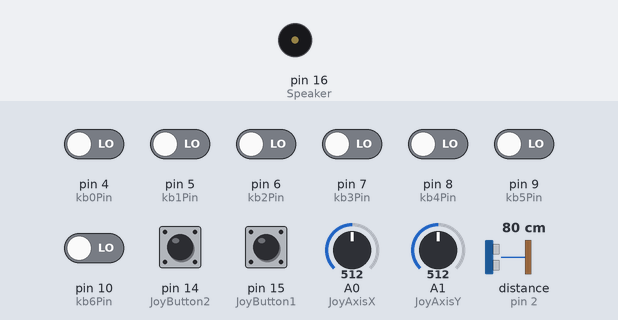
Bench run of a sketch on a simulated SparkFun Pro Micro, built with avr-gcc and run on an emulated ATmega32U4. Parts: buzzer (waves = sounding). Wiring (inferred from the names in the program): range finder with pulse-width output: data pin 2. Inputs (shaded band) come from the test bench; at power-on: pin 14 (JoyButton2), pin 15 (JoyButton1) HIGH, pin 4 (kb0Pin), pin 5 (kb1Pin), pin 6 (kb2Pin), pin 7 (kb3Pin), pin 8 (kb4Pin), pin 9 (kb5Pin), pin 10 (kb6Pin) LOW, A0 (JoyAxisX) = 512, A1 (JoyAxisY) = 512, distance to the obstacle (sensor on pin 2) 80 cm. USB keyboard and mouse output is not drawn.

Above: at 1.2 s.
1.3 s: pin 4 (kb0Pin) driven HIGH
At 2.3 s:
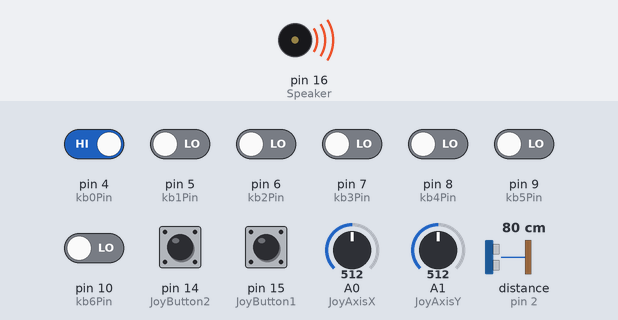
2.8 s: pin 4 (kb0Pin) driven LOW
Timing chart, 0 to 5.8 s (numbered marks = the images above; inputs shaded):
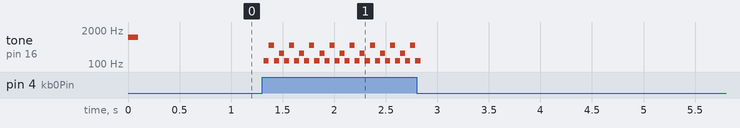

Measured:
- after the input at 1.3 s, tone on pin 16 (Speaker): silent → 131 Hz at once, then repeats every 0.20 s: 523 Hz 0.05 s, 131 Hz 0.05 s, 262 Hz 0.05 s, 131 Hz 0.05 s

The sketch:

Apple_Pi_Keyboard_Joystick.ino
```cpp
#include <Keyboard.h>
#include <Mouse.h>
#include "pitches.h"
#include "Joystick.h"

// ***********************************************************************
// **                                                                   **
// ** Keyboard & Joystick USB HID for Teensy or Pro Micro               **
// ** By DJ Sures (Synthiam.com) (c)2019                                **
// **                                                                   **
// ** Updated: 11/26/2019                                               **
// **                                                                   **
// ***********************************************************************

// uncomment to use for serial terminal debugging rather than usb hid device
// this is so you can see the ascii values to verify
//#define SERIAL_DEBUG

#define strobePin 2
#define resetPin 3
#define kb0Pin 4
#define kb1Pin 5
#define kb2Pin 6
#define kb3Pin 7
#define kb4Pin 8
#define kb5Pin 9
#define kb6Pin 10
#define JoyButton1 15
#define JoyButton2 14
#define JoyAxisX 0
#define JoyAxisY 1
#define Speaker 16

// toggle with CTRL-a two times
// 0 = regular keyboard
// 1 = number pad is arrow keys
int keyboardMode = 0;
int ctrlacnt = 0;

// toggle with CTRL-z two times
// 0 = mouse mode
// 1 = joystick mode
int joystickMode = 0;
int ctrlzcnt = 0;

// hit CTRL-q two times press ALT-F4 (Close current program)
int ctrlqcnt = 0;

void setup() {

#ifdef SERIAL_DEBUG
  Serial.begin(9600);
#else
  Keyboard.begin();
  Mouse.begin();
  Joystick.begin();
#endif

  attachInterrupt(1, strobe, RISING);

  // attachInterrupt(0, reset_pressed, FALLING);

  pinMode(kb0Pin, INPUT);
  pinMode(kb1Pin, INPUT);
  pinMode(kb2Pin, INPUT);
  pinMode(kb3Pin, INPUT);
  pinMode(kb4Pin, INPUT);
  pinMode(kb5Pin, INPUT);
  pinMode(kb6Pin, INPUT);
  pinMode(strobePin, INPUT);
  pinMode(resetPin, INPUT);

  pinMode(JoyButton1, INPUT_PULLUP);
  pinMode(JoyButton2, INPUT_PULLUP);

  tone(Speaker, NOTE_C6, 100);
}

void loop() {

#ifdef SERIAL_DEBUG

  Serial.print("X=");
  Serial.print(analogRead(JoyAxisX));
  Serial.print(",");
  Serial.print(readAxisForJoystickX());
  Serial.print(" Y=");
  Serial.print(analogRead(JoyAxisY));
  Serial.print(",");
  Serial.print(readAxisForJoystickY());
  Serial.print(" B1=");
  Serial.print(digitalRead(JoyButton1));
  Serial.print(" B2=");
  Serial.print(digitalRead(JoyButton2));
  Serial.write("\r\n");

#else

  if (joystickMode == 0) {

    int x = readAxisForMouseX();
    int y = readAxisForMouseY();

    Mouse.move(x, y);

    Joystick.setXAxis(0);
    Joystick.setYAxis(0);

    if (digitalRead(JoyButton1))
      Mouse.press(MOUSE_LEFT);
    else
      Mouse.release(MOUSE_LEFT);

    if (digitalRead(JoyButton2))
      Mouse.press(MOUSE_RIGHT);
    else
      Mouse.release(MOUSE_RIGHT);
  } else {

    int x = readAxisForJoystickX();
    int y = readAxisForJoystickY();

    Joystick.setXAxis(x);
    Joystick.setYAxis(y);

    Joystick.setButton(0, digitalRead(JoyButton1));
    Joystick.setButton(1, digitalRead(JoyButton2));
  }
#endif

  delay(25);
}

int readAxisForJoystickX() {

  int reading = analogRead(JoyAxisX);

  return constrain(map(reading, 210, 1023, 127, -127), -127, 127);
}

int readAxisForJoystickY() {

  int reading = analogRead(JoyAxisY);

  return constrain(map(reading, 210, 1023, 127, -127), -127, 127);
}

int readAxisForMouseX() {

  int reading = analogRead(JoyAxisX);

  reading = map(reading, 210, 1023, 16, -16);

  if (abs(reading) < 4)
    return 0;

  return constrain(reading, -16, 16);
}

int readAxisForMouseY() {

  int reading = analogRead(JoyAxisY);

  reading = map(reading, 210, 1023, 16, -16);

  if (abs(reading) < 4)
    return 0;

  return constrain(reading, -16, 16);
}

void reset_pressed() {

#ifdef SERIAL_DEBUG
  Serial.print("RESET\r\n");
#endif
}

void strobe() {

  int val = digitalRead(kb0Pin) * 1;
  val = digitalRead(kb1Pin) * 2 + val;
  val = digitalRead(kb2Pin) * 4 + val;
  val = digitalRead(kb3Pin) * 8 + val;
  val = digitalRead(kb4Pin) * 16 + val;
  val = digitalRead(kb5Pin) * 32 + val;
  val = digitalRead(kb6Pin) * 64 + val;

#ifdef SERIAL_DEBUG
  // display debug data before conversion
  Serial.print(val);
  Serial.print(",");
#endif

  if (val == 13)
    val = KEY_RETURN;
  else if (val == 27)
    val = KEY_ESC;
  //  else if (val == 8)
  //    val = KEY_LEFT_ARROW;
  else if (val == 21)
    val = KEY_RIGHT_ARROW;
  else if (val == 1) { // a

    ctrlacnt++;

    if (ctrlacnt == 2) {

      ctrlacnt = 0;

      if (keyboardMode == 0) {

        keyboardMode = 1;
        tone(Speaker, NOTE_C5, 100);
      } else {

        keyboardMode = 0;
        tone(Speaker, NOTE_C4, 100);
      }

      return;
    } else {

      tone(Speaker, NOTE_C3, 50);
    }
  } else if (val == 26) { // z

    ctrlzcnt++;

    if (ctrlzcnt == 2) {

      ctrlzcnt = 0;

      if (joystickMode == 0) {

        joystickMode = 1;
        tone(Speaker, NOTE_E5, 100);
      } else {

        joystickMode = 0;
        tone(Speaker, NOTE_E4, 100);
      }

      return;
    } else {

      tone(Speaker, NOTE_E3, 50);
    }
  } else if (val == 17) { // q

    ctrlqcnt++;

    if (ctrlqcnt == 2) {

      ctrlqcnt = 0;

      Keyboard.press(KEY_LEFT_ALT);
      Keyboard.press(KEY_F4);
      delay(100);
      Keyboard.releaseAll();

      tone(Speaker, NOTE_A4, 100);

      return;
    } else {

      tone(Speaker, NOTE_A3, 50);
    }
  } else {

    ctrlzcnt = 0;
    ctrlacnt = 0;
    ctrlqcnt = 0;
  }

  if (keyboardMode == 1) {

    if (val == 56)
      val = KEY_UP_ARROW;
    else if (val == 54)
      val = KEY_RIGHT_ARROW;
    else if (val == 50)
      val = KEY_DOWN_ARROW;
    else if (val == 52)
      val = KEY_LEFT_ARROW;
  }

#ifdef SERIAL_DEBUG
  Serial.print(val);
  Serial.write("\r\n");
  //  Serial.write(val);
#else
  Keyboard.write(val);
#endif
}
```

Joystick.cpp
```cpp
// (licence header left out)
#include "Joystick.h"

#if defined(_USING_HID)

#define JOYSTICK_REPORT_ID 0x03
#define JOYSTICK_STATE_SIZE 13

static const uint8_t _hidReportDescriptor[] PROGMEM = {

  // Joystick
  0x05, 0x01,           // USAGE_PAGE (Generic Desktop)
  0x09, 0x04,           // USAGE (Joystick)
  0xa1, 0x01,           // COLLECTION (Application)
  0x85, JOYSTICK_REPORT_ID, //   REPORT_ID (3)

  // 32 Buttons
  0x05, 0x09,           //   USAGE_PAGE (Button)
  0x19, 0x01,           //   USAGE_MINIMUM (Button 1)
  0x29, 0x20,           //   USAGE_MAXIMUM (Button 32)
  0x15, 0x00,           //   LOGICAL_MINIMUM (0)
  0x25, 0x01,           //   LOGICAL_MAXIMUM (1)
  0x75, 0x01,           //   REPORT_SIZE (1)
  0x95, 0x20,           //   REPORT_COUNT (32)
  0x55, 0x00,           //   UNIT_EXPONENT (0)
  0x65, 0x00,           //   UNIT (None)
  0x81, 0x02,           //   INPUT (Data,Var,Abs)

  // 8 bit Throttle and Steering
  0x05, 0x02,           //   USAGE_PAGE (Simulation Controls)
  0x15, 0x00,           //   LOGICAL_MINIMUM (0)
  0x26, 0xff, 0x00,       //   LOGICAL_MAXIMUM (255)
  0xA1, 0x00,           //   COLLECTION (Physical)
  0x09, 0xBB,           //     USAGE (Throttle)
  0x09, 0xBA,           //     USAGE (Steering)
  0x75, 0x08,           //     REPORT_SIZE (8)
  0x95, 0x02,           //     REPORT_COUNT (2)
  0x81, 0x02,           //     INPUT (Data,Var,Abs)
  0xc0,             //   END_COLLECTION

  // Two Hat switches (8 Positions)
  0x05, 0x01,           //   USAGE_PAGE (Generic Desktop)
  0x09, 0x39,           //   USAGE (Hat switch)
  0x15, 0x00,           //   LOGICAL_MINIMUM (0)
  0x25, 0x07,           //   LOGICAL_MAXIMUM (7)
  0x35, 0x00,           //   PHYSICAL_MINIMUM (0)
  0x46, 0x3B, 0x01,       //   PHYSICAL_MAXIMUM (315)
  0x65, 0x14,           //   UNIT (Eng Rot:Angular Pos)
  0x75, 0x04,           //   REPORT_SIZE (4)
  0x95, 0x01,           //   REPORT_COUNT (1)
  0x81, 0x02,           //   INPUT (Data,Var,Abs)

  0x09, 0x39,           //   USAGE (Hat switch)
  0x15, 0x00,           //   LOGICAL_MINIMUM (0)
  0x25, 0x07,           //   LOGICAL_MAXIMUM (7)
  0x35, 0x00,           //   PHYSICAL_MINIMUM (0)
  0x46, 0x3B, 0x01,       //   PHYSICAL_MAXIMUM (315)
  0x65, 0x14,           //   UNIT (Eng Rot:Angular Pos)
  0x75, 0x04,           //   REPORT_SIZE (4)
  0x95, 0x01,           //   REPORT_COUNT (1)
  0x81, 0x02,           //   INPUT (Data,Var,Abs)

  // X, Y, and Z Axis
  0x15, 0x00,           //   LOGICAL_MINIMUM (0)
  0x26, 0xff, 0x00,       //   LOGICAL_MAXIMUM (255)
  0x75, 0x08,           //   REPORT_SIZE (8)
  0x09, 0x01,           //   USAGE (Pointer)
  0xA1, 0x00,           //   COLLECTION (Physical)
  0x09, 0x30,             //     USAGE (x)
  0x09, 0x31,             //     USAGE (y)
  0x09, 0x32,             //     USAGE (z)
  0x09, 0x33,             //     USAGE (rx)
  0x09, 0x34,             //     USAGE (ry)
  0x09, 0x35,             //     USAGE (rz)
  0x95, 0x06,             //     REPORT_COUNT (6)
  0x81, 0x02,             //     INPUT (Data,Var,Abs)
  0xc0,             //   END_COLLECTION

  0xc0              // END_COLLECTION
};

Joystick_::Joystick_()
{
  // Setup HID report structure
  static HIDSubDescriptor node(_hidReportDescriptor, sizeof(_hidReportDescriptor));
  HID().AppendDescriptor(&node);

  // Initalize State
  xAxis = 0;
  yAxis = 0;
  zAxis = 0;
  xAxisRotation = 0;
  yAxisRotation = 0;
  zAxisRotation = 0;
  buttons = 0;
  throttle = 0;
  rudder = 0;
  hatSwitch[0] = -1;
  hatSwitch[1] = -1;
}

void Joystick_::begin(bool initAutoSendState)
{
  autoSendState = initAutoSendState;
  sendState();
}

void Joystick_::end()
{
}

void Joystick_::setButton(uint8_t button, uint8_t value)
{
  if (value == 0)
  {
    releaseButton(button);
  }
  else
  {
    pressButton(button);
  }
}
void Joystick_::pressButton(uint8_t button)
{
  bitSet(buttons, button);
  if (autoSendState) sendState();
}
void Joystick_::releaseButton(uint8_t button)
{
  bitClear(buttons, button);
  if (autoSendState) sendState();
}

void Joystick_::setThrottle(uint8_t value)
{
  throttle = value;
  if (autoSendState) sendState();
}
void Joystick_::setRudder(uint8_t value)
{
  rudder = value;
  if (autoSendState) sendState();
}

void Joystick_::setXAxis(int8_t value)
{
  xAxis = value;
  if (autoSendState) sendState();
}
void Joystick_::setYAxis(int8_t value)
{
  yAxis = value;
  if (autoSendState) sendState();
}
void Joystick_::setZAxis(int8_t value)
{
  zAxis = value;
  if (autoSendState) sendState();
}

void Joystick_::setXAxisRotation(int16_t value)
{
  xAxisRotation = value;
  if (autoSendState) sendState();
}
void Joystick_::setYAxisRotation(int16_t value)
{
  yAxisRotation = value;
  if (autoSendState) sendState();
}
void Joystick_::setZAxisRotation(int16_t value)
{
  zAxisRotation = value;
  if (autoSendState) sendState();
}

void Joystick_::setHatSwitch(int8_t hatSwitchIndex, int16_t value)
{
  hatSwitch[hatSwitchIndex % 2] = value;
  if (autoSendState) sendState();
}

void Joystick_::sendState()
{
  uint8_t data[JOYSTICK_STATE_SIZE];
  uint32_t buttonTmp = buttons;

  // Split 32 bit button-state into 4 bytes
  data[0] = buttonTmp & 0xFF;
  buttonTmp >>= 8;
  data[1] = buttonTmp & 0xFF;
  buttonTmp >>= 8;
  data[2] = buttonTmp & 0xFF;
  buttonTmp >>= 8;
  data[3] = buttonTmp & 0xFF;

  data[4] = throttle;
  data[5] = rudder;

  // Calculate hat-switch values
  uint8_t convertedHatSwitch[2];
  for (int hatSwitchIndex = 0; hatSwitchIndex < 2; hatSwitchIndex++)
  {
    if (hatSwitch[hatSwitchIndex] < 0)
    {
      convertedHatSwitch[hatSwitchIndex] = 8;
    }
    else
    {
      convertedHatSwitch[hatSwitchIndex] = (hatSwitch[hatSwitchIndex] % 360) / 45;
    }
  }

  // Pack hat-switch states into a single byte
  data[6] = (convertedHatSwitch[1] << 4) | (B00001111 & convertedHatSwitch[0]);

  data[7] = xAxis + 127;
  data[8] = yAxis + 127;
  data[9] = zAxis + 127;

  data[10] = (xAxisRotation % 360) * 0.708;
  data[11] = (yAxisRotation % 360) * 0.708;
  data[12] = (zAxisRotation % 360) * 0.708;

  // HID().SendReport(Report number, array of values in same order as HID descriptor, length)
  HID().SendReport(JOYSTICK_REPORT_ID, data, JOYSTICK_STATE_SIZE);
}

Joystick_ Joystick;

#endif
```

Joystick.h
```cpp
// (licence header left out)
#ifndef JOYSTICK_h
#define JOYSTICK_h

#include "HID.h"

#if ARDUINO < 10606
#error The Joystick library requires Arduino IDE 1.6.6 or greater. Please update your IDE.
#endif

#if ARDUINO > 10606
#if !defined(USBCON)
#error The Joystick library can only be used with a USB MCU (e.g. Arduino Leonardo, Arduino Micro, etc.).
#endif
#endif

#if !defined(_USING_HID)

#warning "Using legacy HID core (non pluggable)"

#else

//================================================================================
//================================================================================
//  Joystick (Gamepad)

class Joystick_
{
private:
  bool     autoSendState;
  int8_t   xAxis;
  int8_t   yAxis;
  int8_t   zAxis;
  int16_t  xAxisRotation;
  int16_t  yAxisRotation;
  int16_t  zAxisRotation;
  uint32_t buttons;
  uint8_t  throttle;
  uint8_t  rudder;
  int16_t  hatSwitch[2];

public:
  Joystick_();

  void begin(bool initAutoSendState = true);
  void end();

  void setXAxis(int8_t value);
  void setYAxis(int8_t value);
  void setZAxis(int8_t value);

  void setXAxisRotation(int16_t value);
  void setYAxisRotation(int16_t value);
  void setZAxisRotation(int16_t value);

  void setButton(uint8_t button, uint8_t value);
  void pressButton(uint8_t button);
  void releaseButton(uint8_t button);

  void setThrottle(uint8_t value);
  void setRudder(uint8_t value);

  void setHatSwitch(int8_t hatSwitch, int16_t value);

  void sendState();
};
extern Joystick_ Joystick;

#endif
#endif
```

pitches.h
```cpp
#define NOTE_B0  31
#define NOTE_C1  33
#define NOTE_CS1 35
#define NOTE_D1  37
#define NOTE_DS1 39
#define NOTE_E1  41
#define NOTE_F1  44
#define NOTE_FS1 46
#define NOTE_G1  49
#define NOTE_GS1 52
#define NOTE_A1  55
#define NOTE_AS1 58
#define NOTE_B1  62
#define NOTE_C2  65
#define NOTE_CS2 69
#define NOTE_D2  73
#define NOTE_DS2 78
#define NOTE_E2  82
#define NOTE_F2  87
#define NOTE_FS2 93
#define NOTE_G2  98
#define NOTE_GS2 104
#define NOTE_A2  110
#define NOTE_AS2 117
#define NOTE_B2  123
#define NOTE_C3  131
#define NOTE_CS3 139
#define NOTE_D3  147
#define NOTE_DS3 156
#define NOTE_E3  165
#define NOTE_F3  175
#define NOTE_FS3 185
#define NOTE_G3  196
#define NOTE_GS3 208
#define NOTE_A3  220
#define NOTE_AS3 233
#define NOTE_B3  247
#define NOTE_C4  262
#define NOTE_CS4 277
#define NOTE_D4  294
#define NOTE_DS4 311
#define NOTE_E4  330
#define NOTE_F4  349
#define NOTE_FS4 370
#define NOTE_G4  392
#define NOTE_GS4 415
#define NOTE_A4  440
#define NOTE_AS4 466
#define NOTE_B4  494
#define NOTE_C5  523
#define NOTE_CS5 554
#define NOTE_D5  587
#define NOTE_DS5 622
#define NOTE_E5  659
#define NOTE_F5  698
#define NOTE_FS5 740
#define NOTE_G5  784
#define NOTE_GS5 831
#define NOTE_A5  880
#define NOTE_AS5 932
#define NOTE_B5  988
#define NOTE_C6  1047
#define NOTE_CS6 1109
#define NOTE_D6  1175
#define NOTE_DS6 1245
#define NOTE_E6  1319
#define NOTE_F6  1397
#define NOTE_FS6 1480
#define NOTE_G6  1568
#define NOTE_GS6 1661
#define NOTE_A6  1760
#define NOTE_AS6 1865
#define NOTE_B6  1976
#define NOTE_C7  2093
#define NOTE_CS7 2217
#define NOTE_D7  2349
#define NOTE_DS7 2489
#define NOTE_E7  2637
#define NOTE_F7  2794
#define NOTE_FS7 2960
#define NOTE_G7  3136
#define NOTE_GS7 3322
#define NOTE_A7  3520
#define NOTE_AS7 3729
#define NOTE_B7  3951
#define NOTE_C8  4186
#define NOTE_CS8 4435
#define NOTE_D8  4699
#define NOTE_DS8 4978
```
